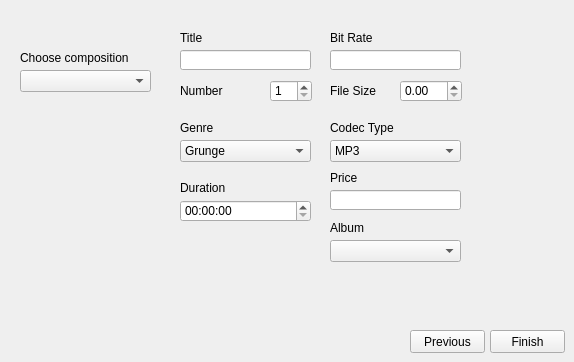
      <widget class="QWidget" name="updateComposionPage">
       <widget class="QLabel" name="label_78">
        <property name="geometry">
         <rect>
          <x>180</x>
          <y>180</y>
          <width>131</width>
          <height>16</height>
         </rect>
        </property>
        <property name="text">
         <string>Duration</string>
        </property>
       </widget>
       <widget class="QLabel" name="label_79">
        <property name="geometry">
         <rect>
          <x>180</x>
          <y>80</y>
          <width>81</width>
          <height>21</height>
         </rect>
        </property>
        <property name="text">
         <string>Number</string>
        </property>
       </widget>
       <widget class="QLabel" name="label_80">
        <property name="geometry">
         <rect>
          <x>180</x>
          <y>30</y>
          <width>131</width>
          <height>16</height>
         </rect>
        </property>
        <property name="text">
         <string>Title</string>
        </property>
       </widget>
       <widget class="QPushButton" name="updateComposionFinishButton">
        <property name="geometry">
         <rect>
          <x>490</x>
          <y>330</y>
          <width>75</width>
          <height>23</height>
         </rect>
        </property>
        <property name="text">
         <string>Finish</string>
        </property>
       </widget>
       <widget class="QLabel" name="label_81">
        <property name="geometry">
         <rect>
          <x>330</x>
          <y>170</y>
          <width>131</width>
          <height>16</height>
         </rect>
        </property>
        <property name="text">
         <string>Price</string>
        </property>
       </widget>
       <widget class="QSpinBox" name="compositionNumberSpinBox_2">
        <property name="geometry">
         <rect>
          <x>270</x>
          <y>80</y>
          <width>42</width>
          <height>22</height>
         </rect>
        </property>
        <property name="minimum">
         <number>1</number>
        </property>
        <property name="value">
         <number>1</number>
        </property>
       </widget>
       <widget class="QLabel" name="label_82">
        <property name="geometry">
         <rect>
          <x>330</x>
          <y>80</y>
          <width>61</width>
          <height>21</height>
         </rect>
        </property>
        <property name="text">
         <string>File Size</string>
        </property>
       </widget>
       <widget class="QLabel" name="label_83">
        <property name="geometry">
         <rect>
          <x>330</x>
          <y>120</y>
          <width>131</width>
          <height>16</height>
         </rect>
        </property>
        <property name="text">
         <string>Codec Type</string>
        </property>
       </widget>
       <widget class="QComboBox" name="chooseAlbumComboBox_3">
        <property name="geometry">
         <rect>
          <x>330</x>
          <y>240</y>
          <width>131</width>
          <height>22</height>
         </rect>
        </property>
       </widget>
       <widget class="QLineEdit" name="compositionTitleLineEdit_2">
        <property name="geometry">
         <rect>
          <x>180</x>
          <y>50</y>
          <width>131</width>
          <height>20</height>
         </rect>
        </property>
       </widget>
       <widget class="QLineEdit" name="compositionBitRateLineEdit_2">
        <property name="geometry">
         <rect>
          <x>330</x>
          <y>50</y>
          <width>131</width>
          <height>20</height>
         </rect>
        </property>
       </widget>
       <widget class="QLabel" name="label_84">
        <property name="geometry">
         <rect>
          <x>330</x>
          <y>30</y>
          <width>131</width>
          <height>16</height>
         </rect>
        </property>
        <property name="text">
         <string>Bit Rate</string>
        </property>
       </widget>
       <widget class="QLabel" name="label_85">
        <property name="geometry">
         <rect>
          <x>330</x>
          <y>220</y>
          <width>131</width>
          <height>16</height>
         </rect>
        </property>
        <property name="text">
         <string>Album</string>
        </property>
       </widget>
       <widget class="QPushButton" name="updateComposionPreviousButton">
        <property name="geometry">
         <rect>
          <x>410</x>
          <y>330</y>
          <width>75</width>
          <height>23</height>
         </rect>
        </property>
        <property name="text">
         <string>Previous</string>
        </property>
       </widget>
       <widget class="QLineEdit" name="compositionPriceLineEdit_2">
        <property name="geometry">
         <rect>
          <x>330</x>
          <y>190</y>
          <width>131</width>
          <height>20</height>
         </rect>
        </property>
       </widget>
       <widget class="QComboBox" name="chooseCodecComboBox_2">
        <property name="geometry">
         <rect>
          <x>330</x>
          <y>140</y>
          <width>131</width>
          <height>22</height>
         </rect>
        </property>
        <item>
         <property name="text">
          <string>MP3</string>
         </property>
        </item>
        <item>
         <property name="text">
          <string>FLAC</string>
         </property>
        </item>
        <item>
         <property name="text">
          <string>ALAC</string>
         </property>
        </item>
       </widget>
       <widget class="QLabel" name="label_86">
        <property name="geometry">
         <rect>
          <x>180</x>
          <y>120</y>
          <width>131</width>
          <height>16</height>
         </rect>
        </property>
        <property name="text">
         <string>Genre</string>
        </property>
       </widget>
       <widget class="QComboBox" name="chooseGenreComboBox_2">
        <property name="geometry">
         <rect>
          <x>180</x>
          <y>140</y>
          <width>131</width>
          <height>22</height>
         </rect>
        </property>
        <item>
         <property name="text">
          <string>Grunge</string>
         </property>
        </item>
        <item>
         <property name="text">
          <string>Hard Rock</string>
         </property>
        </item>
        <item>
         <property name="text">
          <string>Heavy Metal</string>
         </property>
        </item>
        <item>
         <property name="text">
          <string>Alternative Metal</string>
         </property>
        </item>
       </widget>
       <widget class="QTimeEdit" name="compositionDurationTimeEdit_2">
        <property name="geometry">
         <rect>
          <x>180</x>
          <y>200</y>
          <width>131</width>
          <height>22</height>
         </rect>
        </property>
        <property name="displayFormat">
         <string>hh:mm:ss</string>
        </property>
        <property name="time">
         <time>
          <hour>0</hour>
          <minute>0</minute>
          <second>0</second>
         </time>
        </property>
       </widget>
       <widget class="QDoubleSpinBox" name="fileSizeDoubleSpinBox_2">
        <property name="geometry">
         <rect>
          <x>400</x>
          <y>80</y>
          <width>62</width>
          <height>22</height>
         </rect>
        </property>
       </widget>
       <widget class="QLabel" name="label_87">
        <property name="geometry">
         <rect>
          <x>20</x>
          <y>50</y>
          <width>131</width>
          <height>16</height>
         </rect>
        </property>
        <property name="text">
         <string>Choose composition</string>
        </property>
       </widget>
       <widget class="QComboBox" name="chooseCompositionComboBox">
        <property name="geometry">
         <rect>
          <x>20</x>
          <y>70</y>
          <width>131</width>
          <height>22</height>
         </rect>
        </property>
       </widget>
      </widget>
